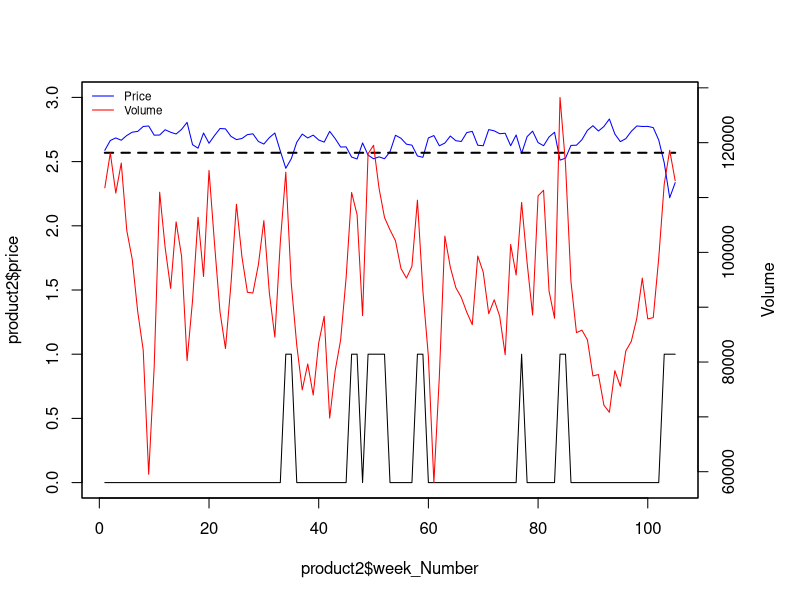
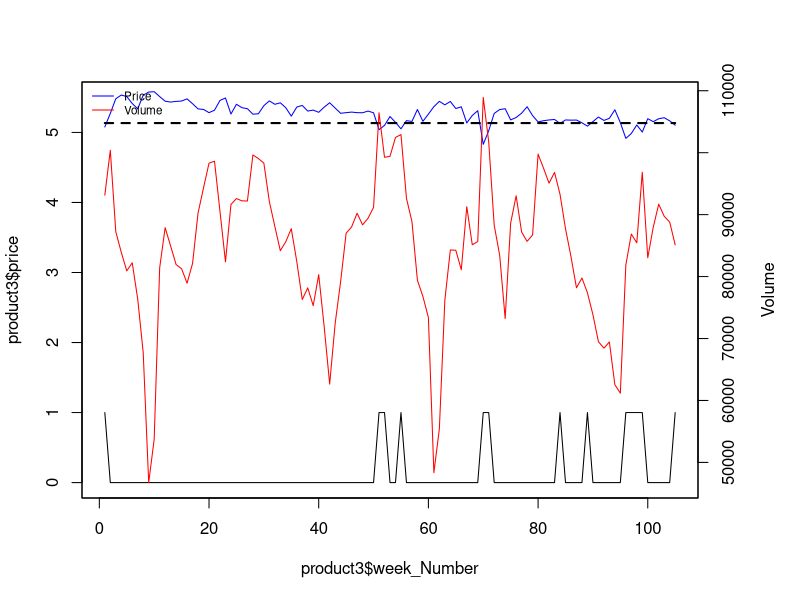
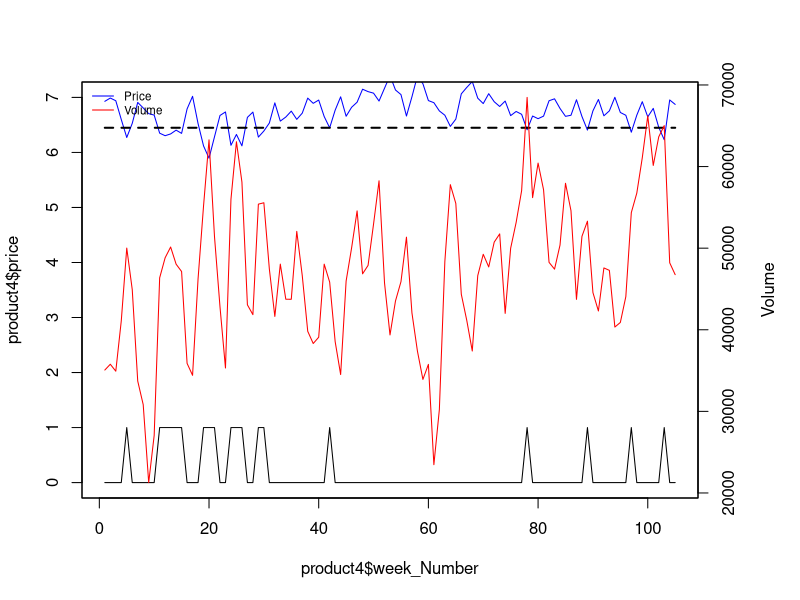
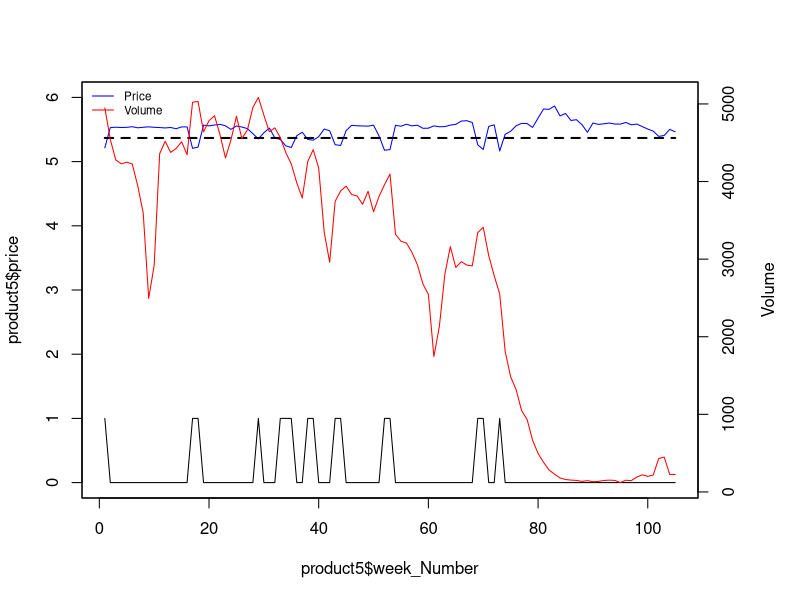

The R source for these figures, in order:
setwd("/Users/Steven/Google Drive/Imperial College London/Term 3/Retail and Marketing Analytics/Data/Crackers")
library(readxl)
library(MASS)
library(dplyr)
library(tidyr)

# import data
product2 <- read_excel('Crackers.xlsx', sheet = 2, col_names = TRUE)
product3 <- read_excel('Crackers.xlsx', sheet = 3, col_names = TRUE)
product4 <- read_excel('Crackers.xlsx', sheet = 4, col_names = TRUE)
product5 <- read_excel('Crackers.xlsx', sheet = 5, col_names = TRUE)

# separate "Week" column
product2 <- product2 %>% 
  separate(Week, c("S", "week"), " ")
product3 <- product3 %>% 
  separate(Week, c("S", "week"), " ")
product4 <- product4 %>% 
  separate(Week, c("S", "week"), " ")
product5 <- product5 %>% 
  separate(Week, c("S", "week"), " ")


# convert week into data format
product2$week <- as.Date(product2$week, "%d/%m/%y")
product3$week <- as.Date(product3$week, "%d/%m/%y")
product4$week <- as.Date(product4$week, "%d/%m/%y")
product5$week <- as.Date(product5$week, "%d/%m/%y")

# add week number
product2$week_Number <- 1:nrow(product2)
product3$week_Number <- 1:nrow(product3)
product4$week_Number <- 1:nrow(product4)
product5$week_Number <- 1:nrow(product5)

# calculate prices and log prices
product2$price <- product2$Value_Euros / product2$Volume
product3$price <- product3$Value_Euros / product3$Volume
product4$price <- product4$Value_Euros / product4$Volume
product5$price <- product5$Value_Euros / product5$Volume
product2$log.p <- log(product2$price)
product2$log.q <- log(product2$Volume)

# add average price and threshold, first threshold is 1 sd below mean
product2$average_Price <- mean(product2$price)
product2$threshold1 <- mean(product2$price) - sd(product2$price)
product2$promo <- ifelse(product2$price < product2$threshold1, 1, 0)

product3$average_Price <- mean(product3$price)
product3$threshold1 <- mean(product3$price) - sd(product3$price)
product3$promo <- ifelse(product3$price < product3$threshold1, 1, 0)

product4$average_Price <- mean(product4$price)
product4$threshold1 <- mean(product4$price) - sd(product4$price)
product4$promo <- ifelse(product4$price < product4$threshold1, 1, 0)

product5$average_Price <- mean(product5$price)
product5$threshold1 <- mean(product5$price) - sd(product5$price)
product5$promo <- ifelse(product5$price < product5$threshold1, 1, 0)

# plot sales and price for each product
par(mar=c(5,4,4,5)+.1)
plot(product2$week_Number, product2$price, type="l", col="blue", ylim=c(0,3))
#lines(product2$average_Price, lty=2, lwd=2)
lines(product2$threshold1, lty=2, lwd=2)
lines(product2$promo)   # c is the promotion dummy from the other RMD
par(new=TRUE)
plot(product2$week_Number, product2$Volume,type="l",col="red",xaxt="n",yaxt="n",xlab="",ylab="")
axis(4)
mtext("Volume",side=4,line=3)
legend("topleft",col=c("blue","red"), lty=1, legend=c("Price","Volume"), cex=0.7, bty = "n")

par(mar=c(5,4,4,5)+.1)
plot(product3$week_Number, product3$price, type="l", col="blue", ylim=c(0,5.5))
lines(product3$threshold1, lty=2, lwd=2)
lines(product3$promo)
par(new=TRUE)
plot(product3$week_Number, product3$Volume,type="l",col="red",xaxt="n",yaxt="n",xlab="",ylab="")
axis(4)
mtext("Volume",side=4,line=3)
legend("topleft",col=c("blue","red"), lty=1, legend=c("Price","Volume"), cex=0.7, bty = "n")

par(mar=c(5,4,4,5)+.1)
plot(product4$week_Number, product4$price, type="l", col="blue", ylim=c(0,7))
lines(product4$threshold1, lty=2, lwd=2)
lines(product4$promo)
par(new=TRUE)
plot(product4$week_Number, product4$Volume, type="l",col="red",xaxt="n",yaxt="n",xlab="",ylab="")
axis(4)
mtext("Volume",side=4,line=3)
legend("topleft",col=c("blue","red"), lty=1, legend=c("Price","Volume"), cex=0.7, bty = "n")

par(mar=c(5,4,4,5)+.1)
plot(product5$week_Number, product5$price, type="l", col="blue", ylim=c(0,6))
lines(product5$threshold1, lty=2, lwd=2)
lines(product5$promo)
par(new=TRUE)
plot(product5$week_Number, product5$Volume, type="l",col="red",xaxt="n",yaxt="n",xlab="",ylab="")
axis(4)
mtext("Volume",side=4,line=3)
legend("topleft",col=c("blue","red"), lty=1, legend=c("Price","Volume"), cex=0.7, bty = "n")


### ratio of sd to mean
sd(product2$price)/mean(product2$price)
# 3.5% seems a bit low for a promotion. think 2 for 1...

# number of promotions during two year period, using 1 sd method
sum(product2$promo)/ nrow(product2)
# 15%, seems way too low

# average size of promotion ~24%
# http://www.mosaicmarketing.co.uk/single-post/2016/11/30/FMCG-brands-cut-price-promotions---a-bit

# possible method to identify the promotions periods:
# find price promotions with threshold method (need to find a way to define base price)
# then look at magnitude of sales and identify where sales have a similar magnitude to the 
# price promo and deduce that those are other types of promo (feat or aisle)
